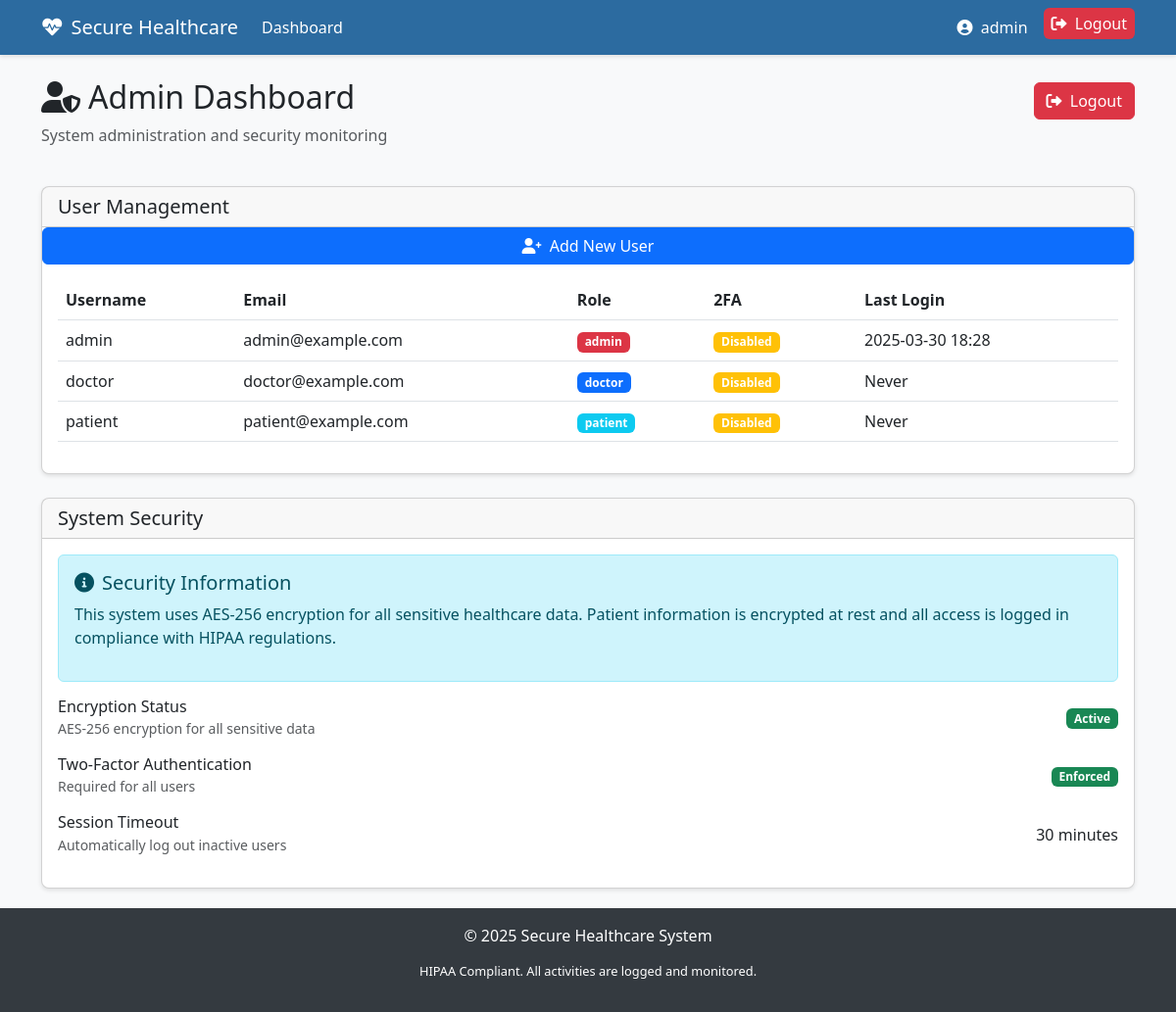
Page /dashboard (signed in) on the earlier database version.
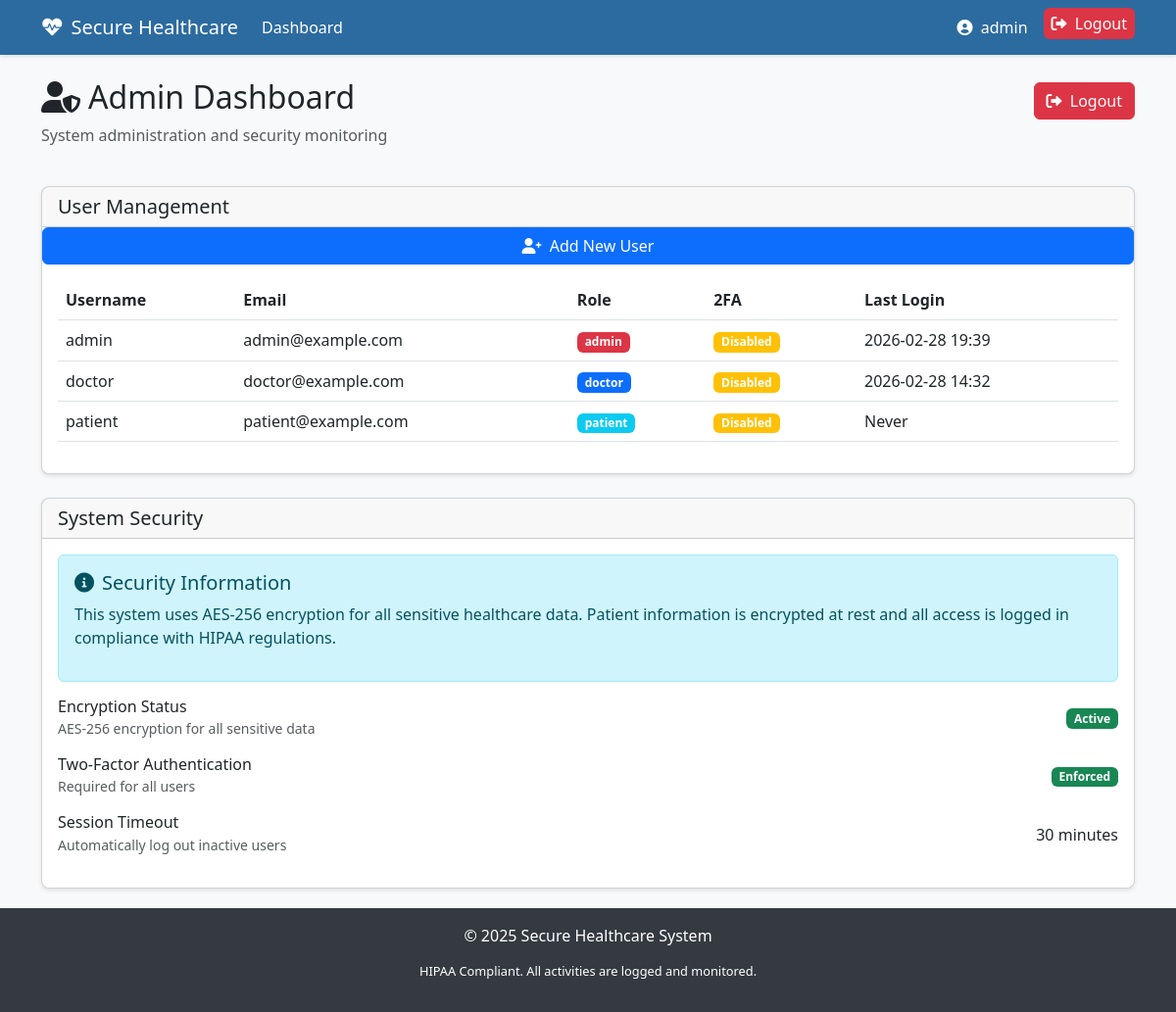
Same page on the later database version.
### app.py (models this page shows, shortened)
class User(db.Model, UserMixin):
    id = db.Column(db.Integer, primary_key=True)
    username = db.Column(db.String(80), unique=True, nullable=False)
    user_first_name = db.Column(db.String(80), nullable = False)
    user_last_name = db.Column(db.String(80), nullable = False)
    password_hash = db.Column(db.String(128), nullable=False)
    email = db.Column(db.String(120), unique=True, nullable=False)
    role = db.Column(db.String(20), nullable=False, default='patient')  # admin, doctor, patient
    totp_secret = db.Column(db.String(32), nullable=True)  # For 2FA
    is_active = db.Column(db.Boolean, default=True)
    created_at = db.Column(db.DateTime, default=datetime.now)
    last_login = db.Column(db.DateTime, nullable=True)
    patient = db.relationship('Patient', backref='user', uselist=False)

### app.py (the view, shortened to what this page needs)
@app.route('/dashboard')
@login_required
def dashboard():
    if current_user.role == 'admin':
        users = User.query.all()
        return render_template('admin_dashboard.html', users=users)
    elif current_user.role == 'doctor':
        patients = Patient.query.all()
        log_action('VIEW', 'Patient', 0, 'Viewed all patients')
        return render_template('doctor_dashboard.html', patients=patients)
    return render_template('dashboard.html')

### app.py (called while the page is built)
@login_manager.user_loader
def load_user(user_id):
    return User.query.get(int(user_id))

@app.after_request
def add_security_headers(response):
    response.headers['X-Content-Type-Options'] = 'nosniff'
    response.headers['X-Frame-Options'] = 'SAMEORIGIN'
    response.headers['X-XSS-Protection'] = '1; mode=block'
    response.headers['Strict-Transport-Security'] = 'max-age=31536000; includeSubDomains'
    response.headers['Content-Security-Policy'] = "default-src 'self'; script-src 'self' cdn.jsdelivr.net; style-src 'self' cdn.jsdelivr.net; img-src 'self' data:;"
    response.headers['Referrer-Policy'] = 'strict-origin-when-cross-origin'
    return response

### templates/admin_dashboard.html (shortened to what this page needs)
{% extends 'base.html' %}
{% block content %}
<div class="row mb-4">
    <div class="col">
        <div class="d-flex justify-content-between align-items-center">
            <h2><i class="fas fa-user-shield me-2"></i>Admin Dashboard</h2>
            <a href="{{ url_for('logout') }}" class="btn btn-danger">
                <i class="fas fa-sign-out-alt me-1"></i> Logout
            </a>
        </div>
        <p class="text-muted">System administration and security monitoring</p>
    </div>
</div>
<div class="row">
    <div class="col-12">
        <div class="card mb-4">
            <div class="card-header">
                <h5 class="mb-0">User Management</h5>
            </div>
            <a href="{{ url_for('add_user') }}" class="btn btn-primary">
                <i class="fas fa-user-plus me-1"></i> Add New User
            </a>
            <div class="card-body">
                <div class="table-responsive">
                    <table class="table table-hover">
                        <thead>
                            <tr>
                                <th>Username</th>
                                <th>Email</th>
                                <th>Role</th>
                                <th>2FA</th>
                                <th>Last Login</th>
                            </tr>
                        </thead>
                        <tbody>
                            {% for user in users %}
                            <tr>
                                <td>{{ user.username }}</td>
                                <td>{{ user.email }}</td>
                                <td>
                                    <span class="badge bg-{% if user.role == 'admin' %}danger{% elif user.role == 'doctor' %}primary{% else %}info{% endif %}">
                                        {{ user.role }}
                                    </span>
                                </td>
                                <td>
                                    {% if user.totp_secret %}
                                    <span class="badge bg-success">Enabled</span>
                                    {% else %}
                                    <span class="badge bg-warning">Disabled</span>
                                    {% endif %}
                                </td>
                                <td>{{ user.last_login.strftime('%Y-%m-%d %H:%M') if user.last_login else 'Never' }}</td>
                            </tr>
                            {% endfor %}
                        </tbody>
                    </table>
                </div>
            </div>
        </div>
    </div>
</div>
<div class="row">
    <div class="col-12">
        <div class="card">
            <div class="card-header">
                <h5 class="mb-0">System Security</h5>
            </div>
            <div class="card-body">
                <div class="alert alert-info">
                    <h5><i class="fas fa-info-circle me-2"></i>Security Information</h5>
                    <p>This system uses AES-256 encryption for all sensitive healthcare data. Patient information is encrypted at rest and all access is logged in compliance with HIPAA regulations.</p>
                </div>
                <div class="d-flex align-items-center justify-content-between mb-3">
                    <div>
                        <h6 class="mb-0">Encryption Status</h6>
                        <small class="text-muted">AES-256 encryption for all sensitive data</small>
                    </div>
                    <span class="badge bg-success">Active</span>
                </div>
                <div class="d-flex align-items-center justify-content-between mb-3">
                    <div>
                        <h6 class="mb-0">Two-Factor Authentication</h6>
                        <small class="text-muted">Required for all users</small>
                    </div>
                    <span class="badge bg-success">Enforced</span>
                </div>
                <div class="d-flex align-items-center justify-content-between mb-3">
                    <div>
                        <h6 class="mb-0">Session Timeout</h6>
                        <small class="text-muted">Automatically log out inactive users</small>
                    </div>
                    <span>30 minutes</span>
                </div>
            </div>
        </div>
    </div>
</div>
{% endblock %}

### templates/base.html (shortened to what this page needs)
<!DOCTYPE html>
<html lang="en">
<head>
    <link href="https://cdn.jsdelivr.net/npm/bootstrap@5.3.0-alpha1/dist/css/bootstrap.min.css" rel="stylesheet">
    <link rel="stylesheet" href="https://cdnjs.cloudflare.com/ajax/libs/font-awesome/6.0.0/css/all.min.css">
</head>
<body>
    <nav class="navbar navbar-expand-lg navbar-dark mb-4">
        <div class="container">
            <a class="navbar-brand" href="{{ url_for('index') }}">
                <i class="fas fa-heartbeat me-2"></i>Secure Healthcare
            </a>
            <div class="collapse navbar-collapse" id="navbarNav">
                <ul class="navbar-nav me-auto">
                    {% if current_user.is_authenticated %}
                        <li class="nav-item">
                            <a class="nav-link" href="{{ url_for('dashboard') }}">Dashboard</a>
                        </li>
                    {% endif %}
                </ul>
                <ul class="navbar-nav">
                    {% if current_user.is_authenticated %}
                        <li class="nav-item">
                            <a class="nav-link" href="{{ url_for('profile') }}">
                                <i class="fas fa-user-circle me-1"></i> {{ current_user.username }}
                            </a>
                        </li>
                        <li class="nav-item">
                            <a class="nav-link btn-logout py-1 px-2 ms-2 rounded" href="{{ url_for('logout') }}">
                                <i class="fas fa-sign-out-alt me-1"></i> Logout
                            </a>
                        </li>
                    {% endif %}
                </ul>
            </div>
        </div>
    </nav>
    <div class="container">
        {% block content %}{% endblock %}
    </div>
    <footer class="footer mt-auto py-3">
        <div class="container text-center">
            <span>© 2025 Secure Healthcare System</span>
            <p class="hipaa-notice">HIPAA Compliant. All activities are logged and monitored.</p>
        </div>
    </footer>
</body>
</html>

### templates/base.html (style rules this page uses)
body { background-color: #f8f9fa; font-family: 'Segoe UI', Tahoma, Geneva, Verdana, sans-serif; }
.navbar { background-color: #2c6ba0; box-shadow: 0 2px 4px rgba(0, 0, 0, 0.1); }
.navbar-brand, .nav-link { color: white !important; }
.card { border-radius: 8px; box-shadow: 0 2px 4px rgba(0, 0, 0, 0.1); margin-bottom: 20px; }
.footer { background-color: #343a40; color: white; padding: 15px 0; margin-top: 30px; }
.hipaa-notice { font-size: 0.8rem; margin-top: 15px; }
.btn-logout { color: white; background-color: #dc3545; border-color: #dc3545; }

Differences in the rows shown:
changed User "admin": last_login "2025-03-30 18:28" → "2026-02-28 19:39"
changed User "doctor": last_login "Never" → "2026-02-28 14:32"
